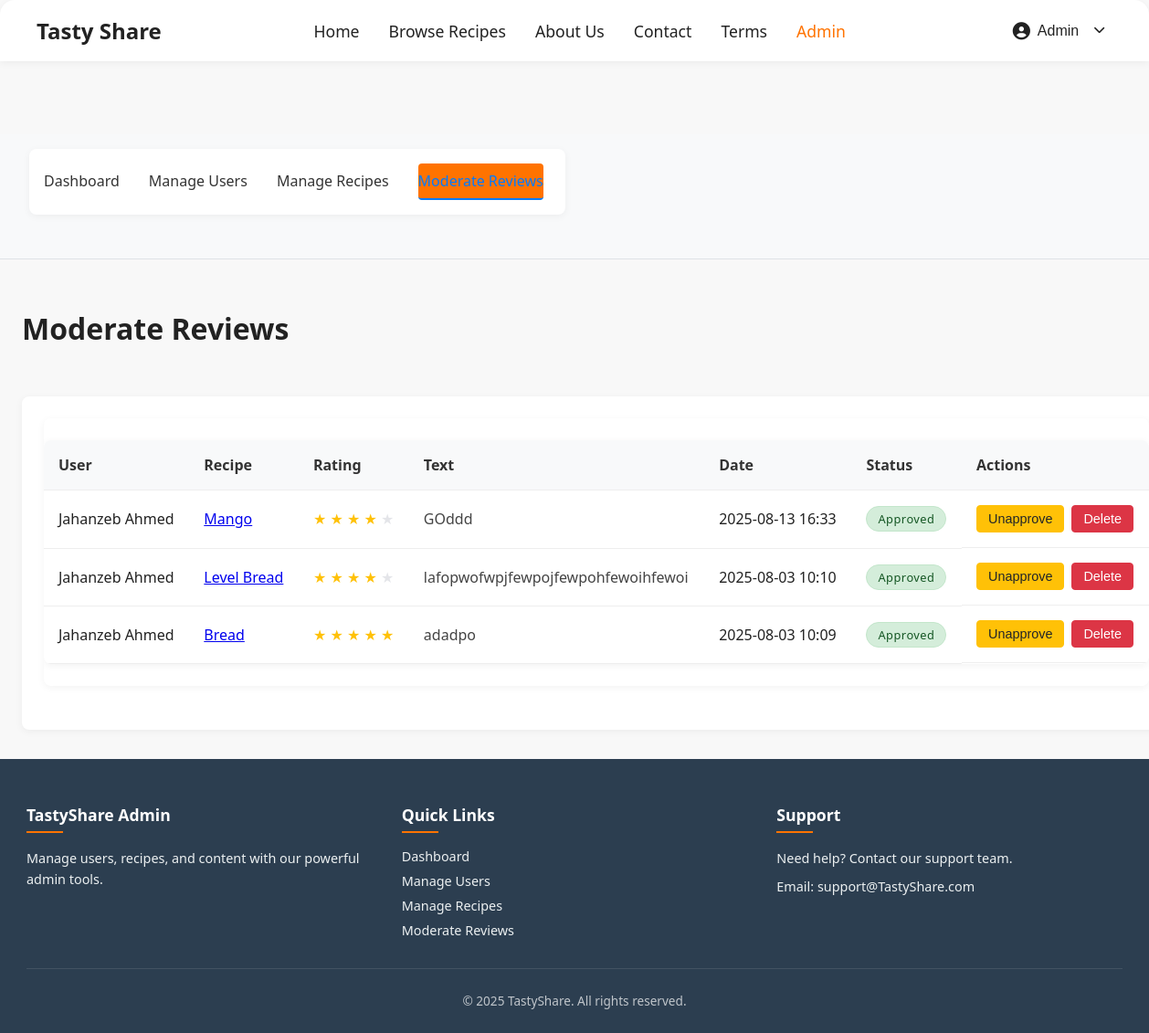
Screenshot of /admin/reviews (signed in) with the database file from the repository.
### models.py (models this page shows, shortened)
class User(db.Model):
    id = db.Column(db.Integer, primary_key=True)
    email = db.Column(db.String(120), unique=True, nullable=False)
    password = db.Column(db.String(200), nullable=False)
    role = db.Column(db.String(10), default='User')
    name = db.Column(db.String(100))
    blocked = db.Column(db.Boolean, default=False)

class Recipe(db.Model):
    id = db.Column(db.Integer, primary_key=True)
    title = db.Column(db.String(200), nullable=False)
    description = db.Column(db.Text, nullable=False)
    ingredients = db.Column(db.Text, nullable=False)
    steps = db.Column(db.Text, nullable=False)
    category = db.Column(db.String(50))
    cooking_time = db.Column(db.Integer)
    servings = db.Column(db.Integer)
    difficulty = db.Column(db.String(20))
    image_url = db.Column(db.String(300))
    user_id = db.Column(db.Integer, db.ForeignKey('user.id'))
    user = db.relationship('User', backref='recipes')
    approved = db.Column(db.Boolean, default=False)
    dietary_preference = db.Column(db.String(20))
    popularity = db.Column(db.Integer, default=0)
    created_at = db.Column(db.DateTime, default=datetime.utcnow)
    is_published = db.Column(db.Boolean, default=True)
    is_reported = db.Column(db.Boolean, default=False)

class Review(db.Model):
    id = db.Column(db.Integer, primary_key=True)
    user_id = db.Column(db.Integer, db.ForeignKey('user.id'))
    recipe_id = db.Column(db.Integer, db.ForeignKey('recipe.id'))
    rating = db.Column(db.Integer, nullable=False)
    text = db.Column(db.Text)
    timestamp = db.Column(db.DateTime, default=datetime.utcnow)
    approved = db.Column(db.Boolean, default=True)
    notification_sent = db.Column(db.Boolean, default=False)
    __table_args__ = (db.UniqueConstraint('user_id', 'recipe_id', name='unique_review'),)
    user = db.relationship('User', backref='reviews')
    recipe = db.relationship('Recipe', backref='recipe_reviews')

### app.py (the view)
@app.route('/admin/reviews')
@admin_required
def admin_reviews():
    reviews = Review.query.order_by(Review.timestamp.desc()).all()
    review_list = []
    for r in reviews:
        user = User.query.get(r.user_id)
        recipe = Recipe.query.get(r.recipe_id)
        review_list.append({
            'id': r.id,
            'user_name': user.name if user else 'Unknown',
            'recipe_id': r.recipe_id,
            'recipe_title': recipe.title if recipe else 'Unknown',
            'rating': r.rating,
            'text': r.text,
            'timestamp': r.timestamp,
            'approved': r.approved,
        })
    return render_template('admin_reviews.html', reviews=review_list)

### app.py (called while the page is built, shortened)
@app.context_processor
def inject_user():
    from flask_jwt_extended import get_jwt_identity
    from datetime import datetime
    context = {
        'logged_in': False,
        'user_name': None,
        'csrf_token': generate_csrf,
        'now': datetime.utcnow(),
        'current_user': None
    }
    if 'user_id' in session:
        user = User.query.get(session['user_id'])
        if user:
            user.is_authenticated = True
            context.update({
                'logged_in': True,
                'user_name': user.name,
                'current_user': user
            })
    return context

### templates/admin_reviews.html (shortened to what this page needs)
{% extends "admin_base.html" %}
{% block admin_content %}
<div class="admin-header">
    <h1>Moderate Reviews</h1>
</div>
    <div class="admin-section">
        <div class="table-responsive">
            <table class="reviews-table">
                <thead>
                    <tr>
                        <th>User</th>
                        <th>Recipe</th>
                        <th>Rating</th>
                        <th>Text</th>
                        <th>Date</th>
                        <th>Status</th>
                        <th>Actions</th>
                    </tr>
                </thead>
                <tbody>
                    {% for review in reviews %}
                    <tr class="{% if not review.approved %}pending-row{% endif %}">
                        <td>{{ review.user_name }}</td>
                        <td>
                            <a href="{{ url_for('recipe_detail', recipe_id=review.recipe_id) }}" target="_blank">
                                {{ review.recipe_title }}
                            </a>
                        </td>
                        <td>
                            <div class="rating">
                                {% for i in range(5) %}
                                    <span class="star {% if i < review.rating %}filled{% endif %}">★</span>
                                {% endfor %}
                            </div>
                        </td>
                        <td class="review-text">{{ review.text }}</td>
                        <td>{{ review.timestamp.strftime('%Y-%m-%d %H:%M') }}</td>
                        <td>
                            {% if review.approved %}
                                <span class="status-badge approved">Approved</span>
                            {% else %}
                                <span class="status-badge pending">Pending</span>
                            {% endif %}
                        </td>
                        <td class="actions">
                            {% if not review.approved %}
                            <button onclick="approveReview('{{ review.id }}')" class="btn btn-approve">
                                Approve
                            </button>
                            {% else %}
                            <button onclick="unapproveReview('{{ review.id }}')" class="btn btn-warning">
                                Unapprove
                            </button>
                            {% endif %}
                            <button onclick="deleteReview('{{ review.id }}')" class="btn btn-delete">
                                Delete
                            </button>
                        </td>
                    </tr>
                    {% else %}
                    <tr>
                        <td colspan="7" style="text-align: center;">No reviews to moderate</td>
                    </tr>
                    {% endfor %}
                </tbody>
            </table>
        </div>
    </div>
{% endblock %}
{% block footer %}
<footer class="admin-footer">
    <div class="container">
        <div class="admin-footer-content">
            <div class="admin-footer-section">
                <h3>TastyShare Admin</h3>
                <p>Manage users, recipes, and content with our powerful admin tools.</p>
            </div>
            <div class="admin-footer-section">
                <h3>Quick Links</h3>
                <ul>
                    <li><a href="{{ url_for('admin_dashboard') }}">Dashboard</a></li>
                    <li><a href="{{ url_for('admin_users') }}">Manage Users</a></li>
                    <li><a href="{{ url_for('admin_recipes') }}">Manage Recipes</a></li>
                    <li><a href="{{ url_for('admin_reviews') }}">Moderate Reviews</a></li>
                </ul>
            </div>
            <div class="admin-footer-section">
                <h3>Support</h3>
                <p>Need help? Contact our support team.</p>
                <p>Email: support@TastyShare.com</p>
            </div>
        </div>
        <div class="admin-footer-bottom">
            <p>&copy; {{ now.year }} TastyShare. All rights reserved.</p>
        </div>
    </div>
</footer>
{% endblock %}

### templates/base.html (shortened to what this page needs)
<!DOCTYPE html>
<html lang="en">
<head>
    <link rel="stylesheet" href="/static/style.css">
    <link rel="stylesheet" href="https://cdnjs.cloudflare.com/ajax/libs/font-awesome/6.4.0/css/all.min.css">
    {% block extra_css %}{% endblock %}
</head>
<body>
    <header class="navbar">
        <div class="logo">
            <a href="{{ url_for('home') }}" style="text-decoration: none; color: inherit;">
                <span>Tasty Share</span>
            </a>
        </div>
        <nav>
            <a href="{{ url_for('home') }}" {% if request.endpoint == 'home' %}class="active"{% endif %}>Home</a>
            <a href="{{ url_for('recipes') }}" {% if request.endpoint == 'recipes' %}class="active"{% endif %}>Browse Recipes</a>
            <a href="{{ url_for('about') }}" {% if request.endpoint == 'about' %}class="active"{% endif %}>About Us</a>
            <a href="{{ url_for('contact') }}" {% if request.endpoint == 'contact' %}class="active"{% endif %}>Contact</a>
            <a href="{{ url_for('terms') }}" {% if request.endpoint == 'terms' %}class="active"{% endif %}>Terms</a>
            {% if current_user.is_authenticated and current_user.role == 'Admin' %}
            <a href="{{ url_for('admin_dashboard') }}" {% if request.path.startswith('/admin') %}class="active"{% endif %}>Admin</a>
            {% endif %}
        </nav>
        {% if current_user.is_authenticated %}
        <div class="user-menu">
            <button class="user-menu-btn" onclick="toggleDropdown()">
                <i class="fas fa-user-circle"></i>
                <a href="{{ url_for('profile') }}" style="color: inherit; text-decoration: none;">
                    <span>{{ current_user.name or 'My Account' }}</span>
                </a>
                <i class="fas fa-chevron-down" style="font-size: 0.8rem; margin-left: 0.5rem;"></i>
            </button>
        </div>
        {% else %}
        <a href="{{ url_for('login') }}" class="login-btn">
            <i class="fas fa-sign-in-alt"></i> Login
        </a>
        {% endif %}
    </header>
    <main class="container">
        {% block content %}{% endblock %}
    </main>
    {% block footer %}{% endblock %}
</body>
</html>

### static/style.css (style rules this page uses)
body { font-family: 'Segoe UI', Arial, sans-serif; margin: 0; padding: 0; background: #f8f8f8; color: #222; }
.navbar { display: flex; align-items: center; justify-content: space-between; background: #fff; padding: 1rem 2rem; box-shadow: 0 2px 8px rgba(0, 0, 0, 0.05); border-radius: 16px 16px 0 0; }
.logo { display: flex; align-items: center; font-size: 1.5rem; font-weight: bold; color: #222; gap: 0.5rem; }
.navbar nav { display: flex; gap: 2rem; }
.navbar nav a { text-decoration: none; color: #222; font-weight: 500; font-size: 1.1rem; transition: color 0.2s; }
.navbar nav a.active, .navbar nav a:hover { color: #ff7300; }
.user-menu { position: relative; display: inline-block; }
.user-menu-btn { display: flex; align-items: center; gap: 0.5rem; background: none; border: none; color: #222; font-size: 1rem; font-weight: 500; cursor: pointer; padding: 0.5rem 1rem; border-radius: 6px; transition: background-color 0.2s; }
.user-menu-btn i { font-size: 1.2rem; }
.btn { display: inline-flex; align-items: center; gap: 0.5rem; padding: 0.9rem 2rem; border-radius: 10px; font-size: 1.1rem; font-weight: 500; text-decoration: none; border: 2px solid transparent; transition: background 0.2s, color 0.2s, border 0.2s; cursor: pointer; }
.review-text { color: #444; line-height: 1.5; }
.status-badge { display: inline-block; padding: 0.25rem 0.75rem; border-radius: 50px; font-size: 0.8rem; font-weight: 500; text-transform: capitalize; }
.status-badge.approved { background-color: #d4edda; color: #155724; border: 1px solid #c3e6cb; }
body { display: flex; flex-direction: column; min-height: 100vh; }
.container { flex: 1; }

### rows the page displays
User: name "Admin"
User: user_name "Jahanzeb Ahmed" "Jahanzeb Ahmed" "Jahanzeb Ahmed"
Recipe: recipe_title "Mango"
Review: text "GOddd", timestamp "2025-08-13 16:33"
Recipe: recipe_title "Level Bread"
Review: text "lafopwofwpjfewpojfewpohfewoihfewoi", timestamp "2025-08-03 10:10"
Recipe: recipe_title "Bread"
Review: text "adadpo", timestamp "2025-08-03 10:09"
